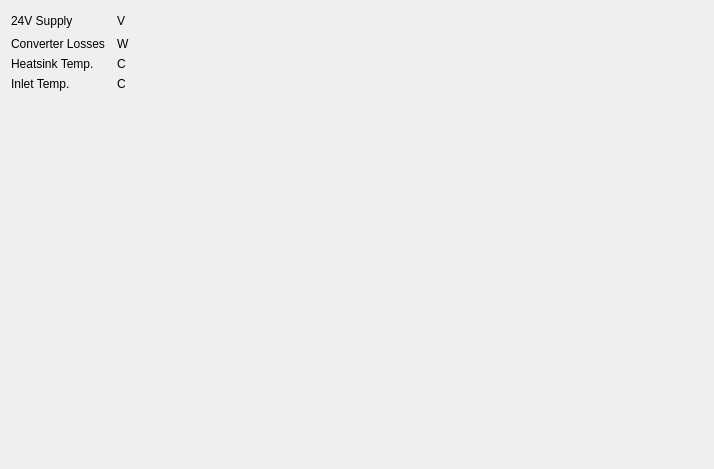
<?xml version="1.0" encoding="UTF-8"?>
<ui version="4.0">
 <class>Form</class>
 <widget class="EpcForm" name="Form">
  <property name="geometry">
   <rect>
    <x>0</x>
    <y>0</y>
    <width>714</width>
    <height>469</height>
   </rect>
  </property>
  <property name="windowTitle">
   <string>Form</string>
  </property>
  <property name="can_file" stdset="0">
   <string>example_hmi.sym</string>
  </property>
  <property name="style_small" stdset="0">
   <bool>true</bool>
  </property>
  <layout class="QVBoxLayout" name="verticalLayout">
   <item>
    <layout class="QGridLayout" name="gridLayout">
     <item row="0" column="2">
      <widget class="QLabel" name="label_16">
       <property name="text">
        <string>V</string>
       </property>
      </widget>
     </item>
     <item row="2" column="2">
      <widget class="QLabel" name="label_10">
       <property name="text">
        <string>C</string>
       </property>
      </widget>
     </item>
     <item row="3" column="0">
      <widget class="QLabel" name="label_8">
       <property name="text">
        <string>Inlet Temp.</string>
       </property>
      </widget>
     </item>
     <item row="1" column="2">
      <widget class="QLabel" name="label_11">
       <property name="text">
        <string>W</string>
       </property>
      </widget>
     </item>
     <item row="3" column="1">
      <widget class="CompactEpc" name="compactepc_24">
       <property name="sizePolicy">
        <sizepolicy hsizetype="Fixed" vsizetype="Fixed">
         <horstretch>0</horstretch>
         <verstretch>0</verstretch>
        </sizepolicy>
       </property>
       <property name="frame" stdset="0">
        <string>StatusTemps</string>
       </property>
       <property name="signal" stdset="0">
        <string>TempInternal_measured</string>
       </property>
       <property name="label_override" stdset="0">
        <string/>
       </property>
       <property name="label_visible" stdset="0">
        <bool>false</bool>
       </property>
       <property name="units_visible" stdset="0">
        <bool>false</bool>
       </property>
      </widget>
     </item>
     <item row="2" column="0">
      <widget class="QLabel" name="label_7">
       <property name="text">
        <string>Heatsink Temp.</string>
       </property>
      </widget>
     </item>
     <item row="0" column="0">
      <widget class="QLabel" name="label">
       <property name="text">
        <string>24V Supply</string>
       </property>
      </widget>
     </item>
     <item row="0" column="1">
      <widget class="CompactEpc" name="compactepc_6">
       <property name="sizePolicy">
        <sizepolicy hsizetype="Fixed" vsizetype="Fixed">
         <horstretch>0</horstretch>
         <verstretch>0</verstretch>
        </sizepolicy>
       </property>
       <property name="frame" stdset="0">
        <string>StatusControlVoltage</string>
       </property>
       <property name="signal" stdset="0">
        <string>v24_Supply</string>
       </property>
       <property name="label_visible" stdset="0">
        <bool>false</bool>
       </property>
       <property name="units_visible" stdset="0">
        <bool>false</bool>
       </property>
      </widget>
     </item>
     <item row="1" column="0">
      <widget class="QLabel" name="label_6">
       <property name="text">
        <string>Converter Losses</string>
       </property>
      </widget>
     </item>
     <item row="0" column="3">
      <spacer name="horizontalSpacer">
       <property name="orientation">
        <enum>Qt::Horizontal</enum>
       </property>
       <property name="sizeHint" stdset="0">
        <size>
         <width>40</width>
         <height>20</height>
        </size>
       </property>
      </spacer>
     </item>
     <item row="2" column="1">
      <widget class="CompactEpc" name="compactepc_23">
       <property name="sizePolicy">
        <sizepolicy hsizetype="Fixed" vsizetype="Fixed">
         <horstretch>0</horstretch>
         <verstretch>0</verstretch>
        </sizepolicy>
       </property>
       <property name="frame" stdset="0">
        <string>StatusTemps</string>
       </property>
       <property name="signal" stdset="0">
        <string>TempHeatsink_measured</string>
       </property>
       <property name="label_override" stdset="0">
        <string/>
       </property>
       <property name="tool_tip_override" stdset="0">
        <string/>
       </property>
       <property name="label_visible" stdset="0">
        <bool>false</bool>
       </property>
       <property name="units_visible" stdset="0">
        <bool>false</bool>
       </property>
      </widget>
     </item>
     <item row="1" column="1">
      <widget class="CompactEpc" name="compactepc_22">
       <property name="sizePolicy">
        <sizepolicy hsizetype="Fixed" vsizetype="Fixed">
         <horstretch>0</horstretch>
         <verstretch>0</verstretch>
        </sizepolicy>
       </property>
       <property name="frame" stdset="0">
        <string>StatusTemps</string>
       </property>
       <property name="signal" stdset="0">
        <string>ConverterLosses</string>
       </property>
       <property name="label_visible" stdset="0">
        <bool>false</bool>
       </property>
       <property name="units_visible" stdset="0">
        <bool>false</bool>
       </property>
      </widget>
     </item>
     <item row="3" column="2">
      <widget class="QLabel" name="label_9">
       <property name="text">
        <string>C</string>
       </property>
      </widget>
     </item>
     <item row="4" column="0" colspan="3">
      <widget class="Toggle" name="toggle">
       <property name="frame" stdset="0">
        <string>CommandModeControl</string>
       </property>
       <property name="signal" stdset="0">
        <string>InvertHwEnable_command</string>
       </property>
       <property name="tx" stdset="0">
        <bool>true</bool>
       </property>
      </widget>
     </item>
    </layout>
   </item>
   <item>
    <spacer name="verticalSpacer">
     <property name="orientation">
      <enum>Qt::Vertical</enum>
     </property>
     <property name="sizeHint" stdset="0">
      <size>
       <width>20</width>
       <height>86</height>
      </size>
     </property>
    </spacer>
   </item>
  </layout>
 </widget>
 <customwidgets>
  <customwidget>
   <class>EpcForm</class>
   <extends>QWidget</extends>
   <header>epyq.form</header>
   <container>1</container>
  </customwidget>
  <customwidget>
   <class>CompactEpc</class>
   <extends>Epc</extends>
   <header>epyq.widgets.compactepc</header>
  </customwidget>
  <customwidget>
   <class>Epc</class>
   <extends>QWidget</extends>
   <header>epyq.widgets.epc</header>
  </customwidget>
  <customwidget>
   <class>Toggle</class>
   <extends>QWidget</extends>
   <header>epyq.widgets.toggle</header>
  </customwidget>
 </customwidgets>
 <resources/>
 <connections/>
</ui>
